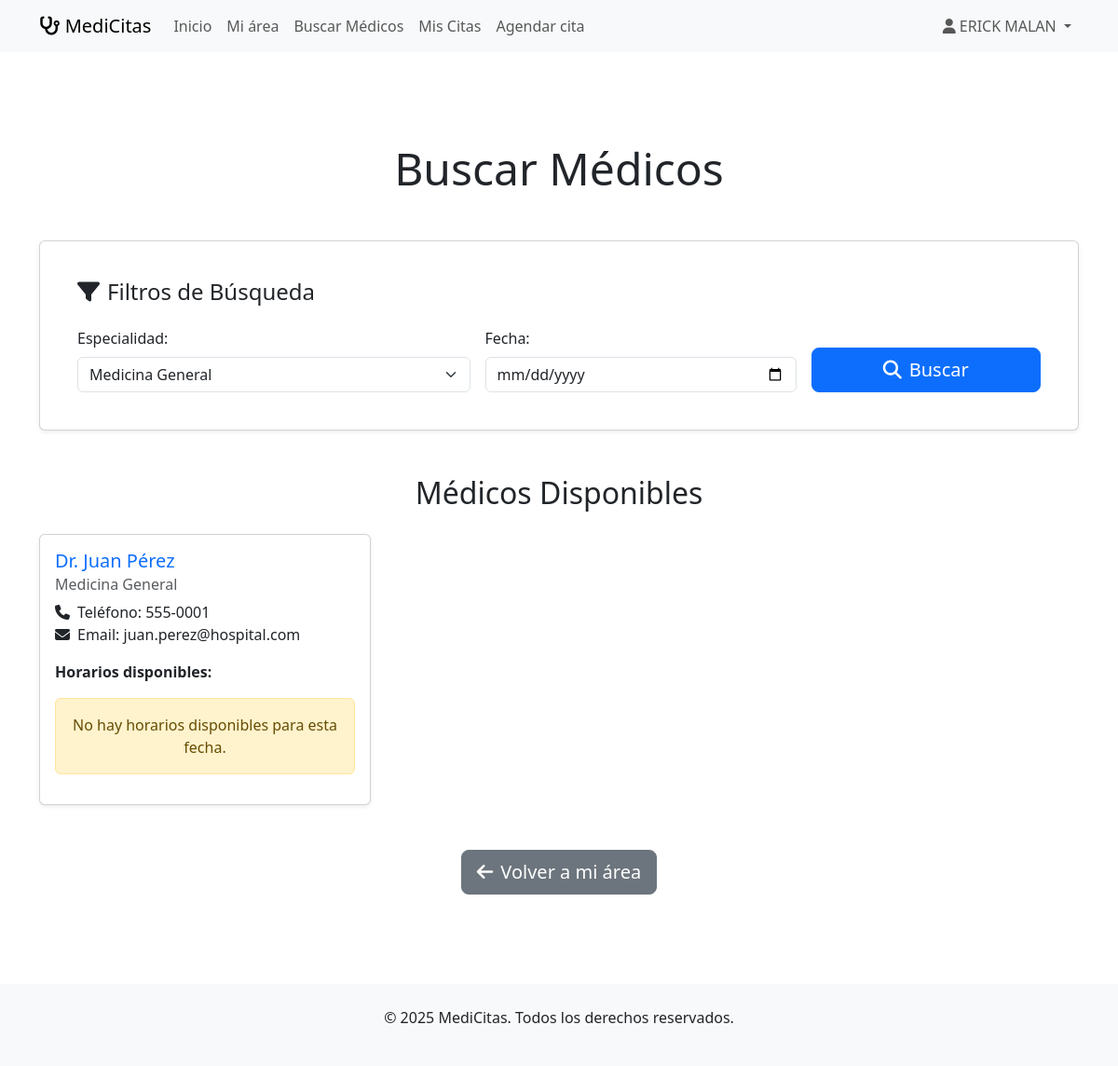
The page /buscar-medicos?especialidad_id=1 (signed in) on the database its author committed.
### app.py (models this page shows)
class User(UserMixin, db.Model):
    id = db.Column(db.Integer, primary_key=True)
    email = db.Column(db.String(120), unique=True, nullable=False)
    password_hash = db.Column(db.String(128), nullable=False)
    nombre = db.Column(db.String(100), nullable=False)
    telefono = db.Column(db.String(20))
    fecha_nacimiento = db.Column(db.Date)
    fecha_registro = db.Column(db.DateTime, default=datetime.utcnow)
    is_active = db.Column(db.Boolean, default=True)
    citas = db.relationship('Cita', backref='paciente', lazy=True)

class Medico(db.Model):
    id = db.Column(db.Integer, primary_key=True)
    nombre = db.Column(db.String(100), nullable=False)
    cedula = db.Column(db.String(20), unique=True, nullable=False)
    especialidad_id = db.Column(db.Integer, db.ForeignKey('especialidad.id'), nullable=False)
    telefono = db.Column(db.String(20))
    email = db.Column(db.String(120))
    horario_inicio = db.Column(db.Time, default=datetime.strptime('08:00', '%H:%M').time())
    horario_fin = db.Column(db.Time, default=datetime.strptime('17:00', '%H:%M').time())
    duracion_cita = db.Column(db.Integer, default=30)  # minutos
    activo = db.Column(db.Boolean, default=True)
    citas = db.relationship('Cita', backref='medico', lazy=True)

class Especialidad(db.Model):
    id = db.Column(db.Integer, primary_key=True)
    nombre = db.Column(db.String(100), nullable=False, unique=True)
    descripcion = db.Column(db.Text)
    medicos = db.relationship('Medico', backref='especialidad', lazy=True)

### app.py (the view)
@app.route('/buscar-medicos')
@login_required
def buscar_medicos():
    especialidad_id = request.args.get('especialidad_id')
    fecha = request.args.get('fecha')
    query = Medico.query.filter_by(activo=True)
    if especialidad_id:
        query = query.filter_by(especialidad_id=especialidad_id)
    medicos = query.all()
    medicos_disponibles = []
    if fecha:
        try:
            fecha_obj = datetime.strptime(fecha, '%Y-%m-%d').date()
            for medico in medicos:
                horarios_disponibles = get_horarios_disponibles(medico, fecha_obj)
                if horarios_disponibles:
                    medicos_disponibles.append({
                        'medico': medico,
                        'horarios': horarios_disponibles
                    })
        except ValueError:
            medicos_disponibles = [{'medico': m, 'horarios': []} for m in medicos]
    else:
        medicos_disponibles = [{'medico': m, 'horarios': []} for m in medicos]
    especialidades = Especialidad.query.all()
    return render_template('buscar_medicos.html',
                         medicos_disponibles=medicos_disponibles,
                         especialidades=especialidades,
                         especialidad_seleccionada=especialidad_id,
                         fecha_seleccionada=fecha)

### app.py (called while the page is built)
@login_manager.user_loader
def load_user(user_id):
    return User.query.get(int(user_id))

### templates/buscar_medicos.html (shortened to what this page needs)
{% extends "base.html" %}
{% block content %}
<div class="container py-5 mt-5">
    <div class="row mb-4">
        <div class="col-12">
            <h1 class="display-5 text-center mb-4">Buscar Médicos</h1>
        </div>
    </div>
    <div class="card p-4 shadow-sm mb-5">
        <div class="card-body">
            <h4 class="card-title mb-4"><i class="fas fa-filter me-2"></i>Filtros de Búsqueda</h4>
            <form method="get" action="{{ url_for('buscar_medicos') }}">
                <div class="row g-3 align-items-end">
                    <div class="col-md-5">
                        <label for="especialidad_id" class="form-label">Especialidad:</label>
                        <select name="especialidad_id" id="especialidad_id" class="form-select">
                            {% for esp in especialidades %}
                                <option value="{{ esp.id }}" {% if especialidad_seleccionada and especialidad_seleccionada|int == esp.id %}selected{% endif %}>
                                    {{ esp.nombre }}
                                </option>
                            {% endfor %}
                        </select>
                    </div>
                    <div class="col-md-4">
                        <label for="fecha" class="form-label">Fecha:</label>
                        <input type="date" name="fecha" id="fecha" class="form-control" value="{{ fecha_seleccionada or '' }}" />
                    </div>
                    <div class="col-md-3 d-grid">
                        <button type="submit" class="btn btn-primary btn-lg">
                            <i class="fas fa-search me-2"></i>Buscar
                        </button>
                    </div>
                </div>
            </form>
        </div>
    </div>
    <h2 class="mt-5 mb-4 text-center">Médicos Disponibles</h2>
    {% if medicos_disponibles %}
        <div class="row row-cols-1 row-cols-md-2 row-cols-lg-3 g-4">
            {% for item in medicos_disponibles %}
                <div class="col">
                    <div class="card h-100 shadow-sm">
                        <div class="card-body">
                            <h5 class="card-title text-primary">{{ item.medico.nombre }}</h5>
                            <h6 class="card-subtitle mb-2 text-muted">{{ item.medico.especialidad.nombre }}</h6>
                            <ul class="list-unstyled mb-3">
                                <li><i class="fas fa-phone me-2"></i>Teléfono: {{ item.medico.telefono }}</li>
                                <li><i class="fas fa-envelope me-2"></i>Email: {{ item.medico.email }}</li>
                            </ul>
                            <p class="fw-bold">Horarios disponibles:</p>
                            {% if item.horarios %}
                                <ul class="list-group list-group-flush mb-3">
                                    {% for hora in item.horarios %}
                                        <li class="list-group-item d-flex justify-content-between align-items-center">
                                            {{ hora }}
                                            <a href="{{ url_for('agendar_cita', medico_id=item.medico.id, fecha_hora=hora) }}" class="btn btn-sm btn-success">
                                                Agendar <i class="fas fa-chevron-right ms-1"></i>
                                            </a>
                                        </li>
                                    {% endfor %}
                                </ul>
                            {% else %}
                                <div class="alert alert-warning text-center" role="alert">
                                    No hay horarios disponibles para esta fecha.
                                </div>
                            {% endif %}
                        </div>
                    </div>
                </div>
            {% endfor %}
        </div>
    {% else %}
        <div class="alert alert-info text-center mt-4" role="alert">
            No se encontraron médicos con los criterios de búsqueda.
            Intenta ajustar tus filtros.
        </div>
    {% endif %}
    <div class="text-center mt-5">
        <a href="{{ url_for('dashboard') }}" class="btn btn-secondary btn-lg">
            <i class="fas fa-arrow-left me-2"></i>Volver a mi área
        </a>
    </div>
</div>
{% endblock %}

### templates/base.html (shortened to what this page needs)
<!DOCTYPE html>
<html lang="es">
<head>
    <link href="https://cdnjs.cloudflare.com/ajax/libs/bootstrap/5.3.0/css/bootstrap.min.css" rel="stylesheet">
    <link href="https://cdnjs.cloudflare.com/ajax/libs/font-awesome/6.4.0/css/all.min.css" rel="stylesheet">
</head>
<body>
    <nav class="navbar navbar-expand-lg navbar-light bg-light">
        <div class="container">
            <a class="navbar-brand" href="{{ url_for('index') }}">
                <i class="fas fa-stethoscope"></i> MediCitas
            </a>
            <div class="collapse navbar-collapse" id="navbarNav">
                <ul class="navbar-nav me-auto">
                    <li class="nav-item">
                        <a class="nav-link" href="{{ url_for('index') }}">Inicio</a>
                    </li>
                    {% if current_user.is_authenticated %}
                    <li class="nav-item">
                        <a class="nav-link" href="{{ url_for('dashboard') }}">Mi área</a>
                    </li>
                    <li class="nav-item">
                        <a class="nav-link" href="{{ url_for('buscar_medicos') }}">Buscar Médicos</a>
                    </li>
                    <li class="nav-item">
                        <a class="nav-link" href="{{ url_for('mis_citas') }}">Mis Citas</a>
                    </li>
                    <li class="nav-item">
                        <a class="nav-link" href="{{ url_for('agendar_cita') }}">Agendar cita</a>
                    </li>
                    {% endif %}
                </ul>
                <ul class="navbar-nav">
                    {% if current_user.is_authenticated %}
                    <li class="nav-item dropdown">
                        <a class="nav-link dropdown-toggle" href="#" id="navbarDropdown" role="button" data-bs-toggle="dropdown">
                            <i class="fas fa-user"></i> {{ current_user.nombre }}
                        </a>
                    </li>
                    {% endif %}
                </ul>
            </div>
        </div>
    </nav>
    <main>
        {% block content %}{% endblock %}
    </main>
    <footer class="bg-light text-center py-4 mt-5">
        <div class="container">
            <p>&copy; 2025 MediCitas. Todos los derechos reservados.</p>
        </div>
    </footer>
</body>
</html>

### rows shown on the page
User: nombre "ERICK MALAN"
Medico: medico.nombre "Dr. Juan Pérez", medico.telefono "555-0001", medico.email "juan.perez@hospital.com"
Especialidad: medico.especialidad.nombre "Medicina General"

### other values the page prints
form field especialidad_id "Medicina General"
